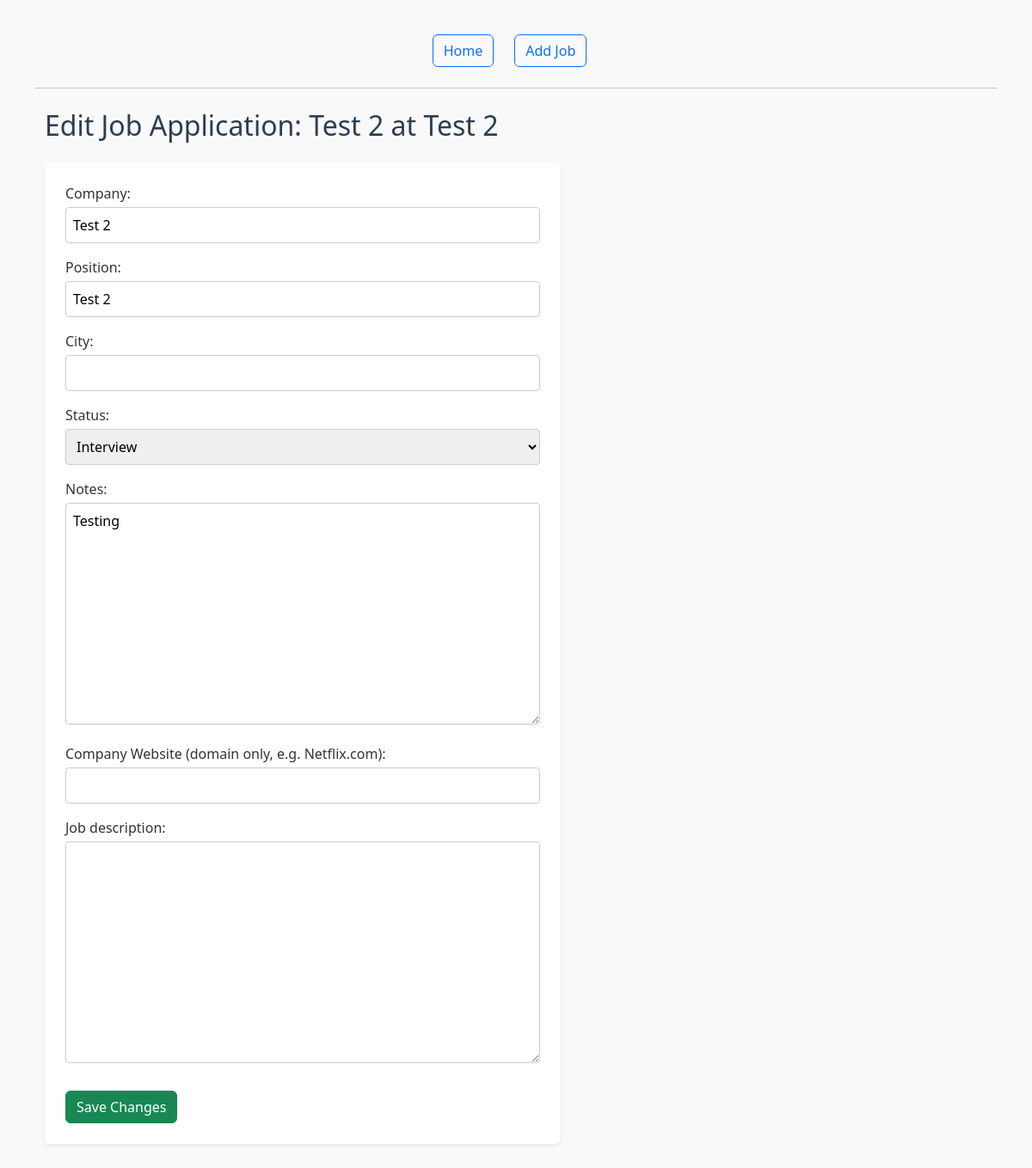
Page /applications/edit/2/ on the earlier database version.
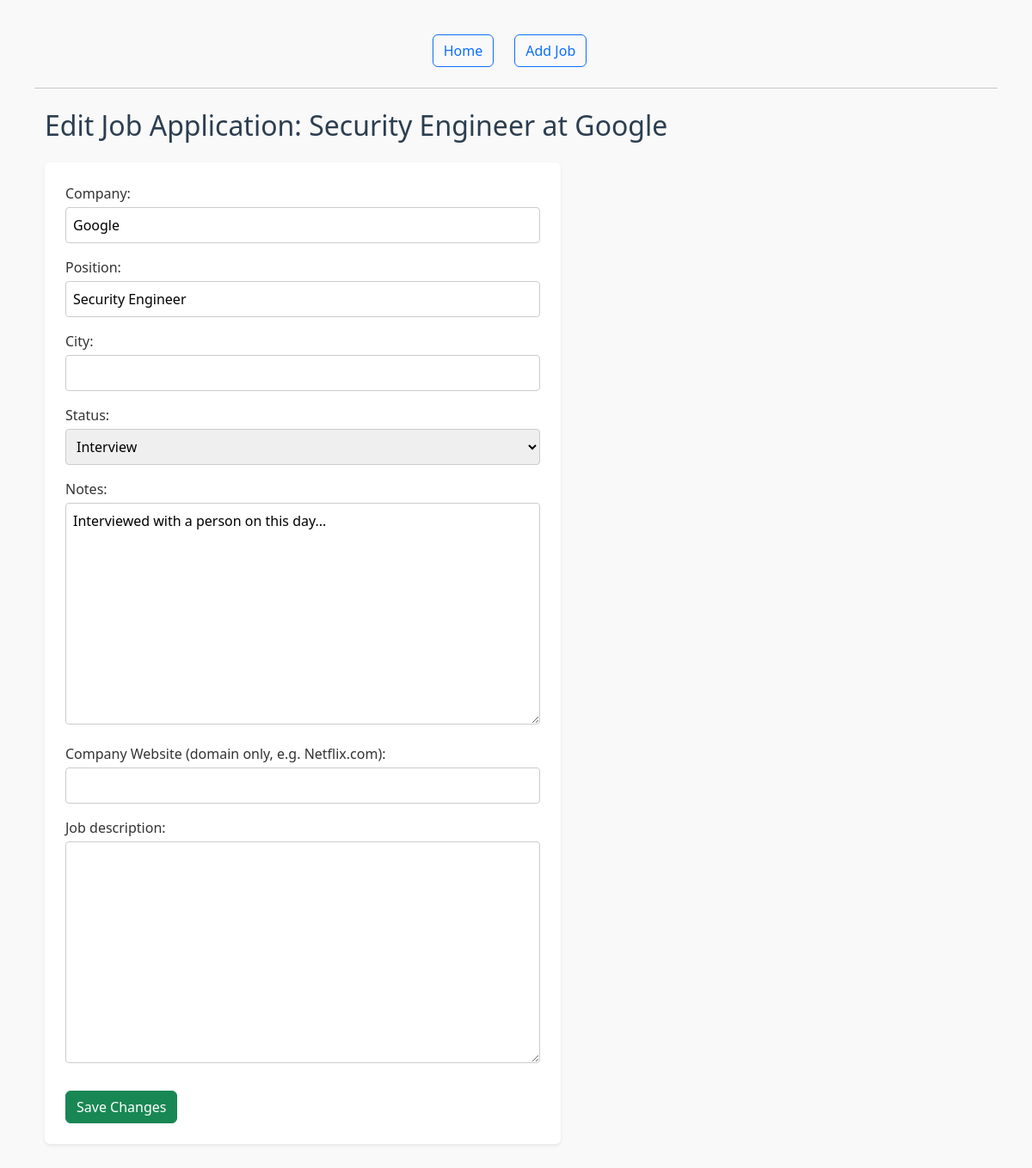
Same page on the later database version.
### applications/models.py (models this page shows, shortened)
class JobApplication(models.Model):
    status_choices = (
        ("Applied", "Applied"),
        ("Interview", "Interview"),
        ("Offer", "Offer"),
        ("Rejected", "Rejected"),
    )
    company = models.CharField(max_length=255)
    position = models.CharField(max_length=255)
    city = models.CharField(max_length=255, blank=True)
    status = models.CharField(
        max_length=50,
        choices=status_choices,
        default="Applied"
    )
    notes = models.TextField(blank=True)
    job_description = models.TextField(blank=True)
    company_domain = models.CharField("Company Website (domain only, e.g. Netflix.com)", max_length=255, blank=True, null=True)

### applications/views.py (the view)
# urls.py: path('edit/<int:job_id>/', edit_job, name="edit_job"),
def edit_job(request, job_id):
    job = get_object_or_404(JobApplication, id=job_id)
    if request.method == "POST":
        form = JobApplicationForm(request.POST, instance=job)
        if form.is_valid():
            form.save()
            return redirect("job_list")
    else:
        form = JobApplicationForm(instance=job)
    return render(request, "applications/edit_job.html", {"form": form, "job": job})

### applications/forms.py
class JobApplicationForm(forms.ModelForm):
    class Meta:
        model = JobApplication
        fields = ["company", "position", "city", "status", "notes", "company_domain", "job_description"]

### applications/templates/applications/edit_job.html (shortened to what this page needs)
{% extends "applications/base.html" %}
{% block content %}
    <div class="container mt-4">
        <h2 class="mb-4">Edit Job Application: {{ job.position }} at {{ job.company }}</h2>
        <form method="post" class="p-4 bg-white rounded shadow-sm">
            {% for field in form %}
                <div class="mb-3">
                    {{ field.label_tag }}
                    {{ field }}
                </div>
            {% endfor %}
            <button type="submit" class="btn btn-success">Save Changes</button>
        </form>
    </div>
{% endblock %}

Differences in the rows shown:
changed JobApplication "Interview": position "Test 2" → "Security Engineer"; company "Test 2" → "Google"; notes "Testing" → "Interviewed with a person on this day..."
